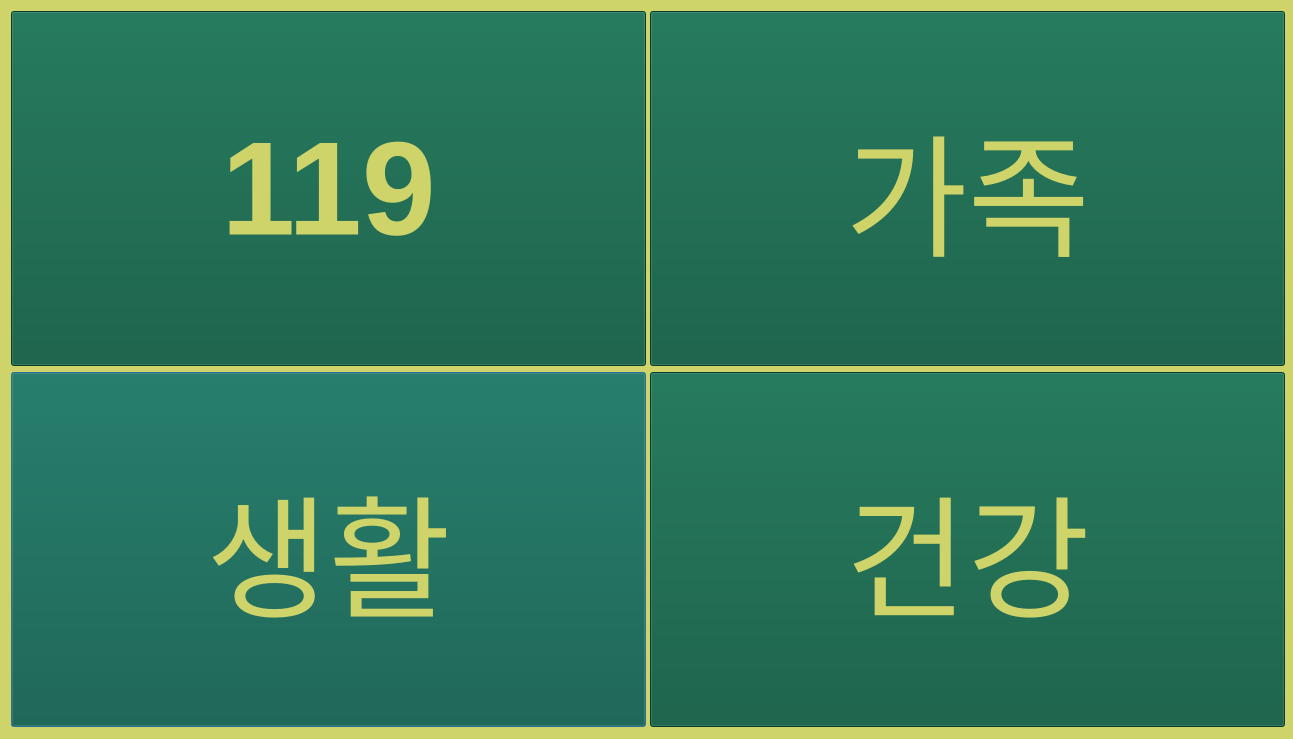
<?xml version="1.0" encoding="UTF-8"?>
<ui version="4.0">
 <class>Dialog</class>
 <widget class="QDialog" name="Dialog">
  <property name="geometry">
   <rect>
    <x>0</x>
    <y>0</y>
    <width>1293</width>
    <height>739</height>
   </rect>
  </property>
  <property name="minimumSize">
   <size>
    <width>1280</width>
    <height>720</height>
   </size>
  </property>
  <property name="windowTitle">
   <string>Love</string>
  </property>
  <property name="styleSheet">
   <string notr="true">background-color: rgb(206, 212, 106);

</string>
  </property>
  <layout class="QGridLayout" name="gridLayout">
   <item row="2" column="0">
    <widget class="QPushButton" name="btn_fun">
     <property name="minimumSize">
      <size>
       <width>635</width>
       <height>355</height>
      </size>
     </property>
     <property name="font">
      <font>
       <pointsize>100</pointsize>
       <weight>50</weight>
       <bold>false</bold>
      </font>
     </property>
     <property name="styleSheet">
      <string notr="true">background-color: rgb(7, 85, 59);
color: rgb(206, 212, 106);</string>
     </property>
     <property name="text">
      <string>생활</string>
     </property>
    </widget>
   </item>
   <item row="0" column="0">
    <widget class="QPushButton" name="btn119">
     <property name="minimumSize">
      <size>
       <width>635</width>
       <height>355</height>
      </size>
     </property>
     <property name="font">
      <font>
       <pointsize>100</pointsize>
       <weight>75</weight>
       <bold>true</bold>
      </font>
     </property>
     <property name="styleSheet">
      <string notr="true">background-color: rgb(7, 85, 59);
color: rgb(206, 212, 106);</string>
     </property>
     <property name="text">
      <string>119</string>
     </property>
    </widget>
   </item>
   <item row="2" column="1">
    <widget class="QPushButton" name="btn_200years">
     <property name="minimumSize">
      <size>
       <width>635</width>
       <height>355</height>
      </size>
     </property>
     <property name="font">
      <font>
       <pointsize>100</pointsize>
       <weight>50</weight>
       <bold>false</bold>
      </font>
     </property>
     <property name="styleSheet">
      <string notr="true">background-color: rgb(7, 85, 59);
color: rgb(206, 212, 106);</string>
     </property>
     <property name="text">
      <string>건강</string>
     </property>
    </widget>
   </item>
   <item row="0" column="1">
    <widget class="QPushButton" name="btn_flove">
     <property name="minimumSize">
      <size>
       <width>635</width>
       <height>355</height>
      </size>
     </property>
     <property name="font">
      <font>
       <pointsize>100</pointsize>
       <weight>50</weight>
       <bold>false</bold>
      </font>
     </property>
     <property name="styleSheet">
      <string notr="true">background-color: rgb(7, 85, 59);
color: rgb(206, 212, 106);</string>
     </property>
     <property name="text">
      <string>가족</string>
     </property>
    </widget>
   </item>
  </layout>
 </widget>
 <resources/>
 <connections>
  <connection>
   <sender>btn_flove</sender>
   <signal>clicked()</signal>
   <receiver>Dialog</receiver>
   <slot>N1_click_open()</slot>
   <hints>
    <hint type="sourcelabel">
     <x>1065</x>
     <y>330</y>
    </hint>
    <hint type="destinationlabel">
     <x>1065</x>
     <y>407</y>
    </hint>
   </hints>
  </connection>
  <connection>
   <sender>btn_200years</sender>
   <signal>clicked()</signal>
   <receiver>Dialog</receiver>
   <slot>SK1_click_open()</slot>
   <hints>
    <hint type="sourcelabel">
     <x>1144</x>
     <y>676</y>
    </hint>
    <hint type="destinationlabel">
     <x>1155</x>
     <y>719</y>
    </hint>
   </hints>
  </connection>
  <connection>
   <sender>btn_fun</sender>
   <signal>clicked()</signal>
   <receiver>Dialog</receiver>
   <slot>always_fun()</slot>
   <hints>
    <hint type="sourcelabel">
     <x>374</x>
     <y>716</y>
    </hint>
    <hint type="destinationlabel">
     <x>395</x>
     <y>719</y>
    </hint>
   </hints>
  </connection>
 </connections>
 <slots>
  <slot>N1_click_open()</slot>
  <slot>SK1_click_open()</slot>
  <slot>always_fun()</slot>
 </slots>
</ui>
